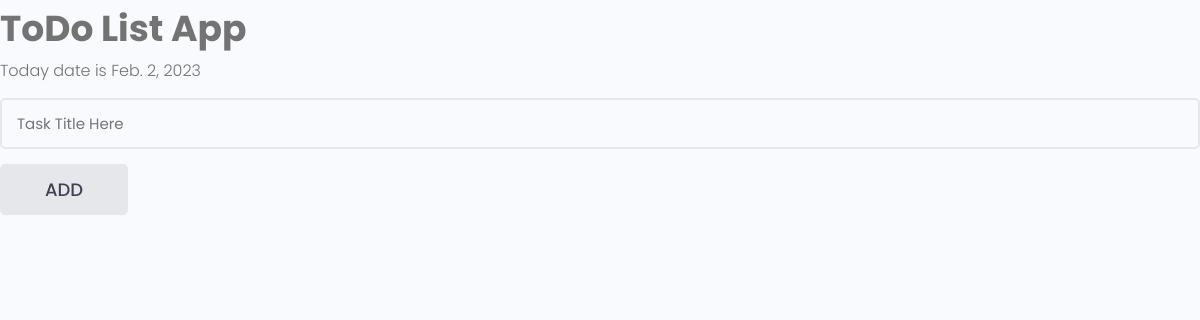
Before: / with the older database file.
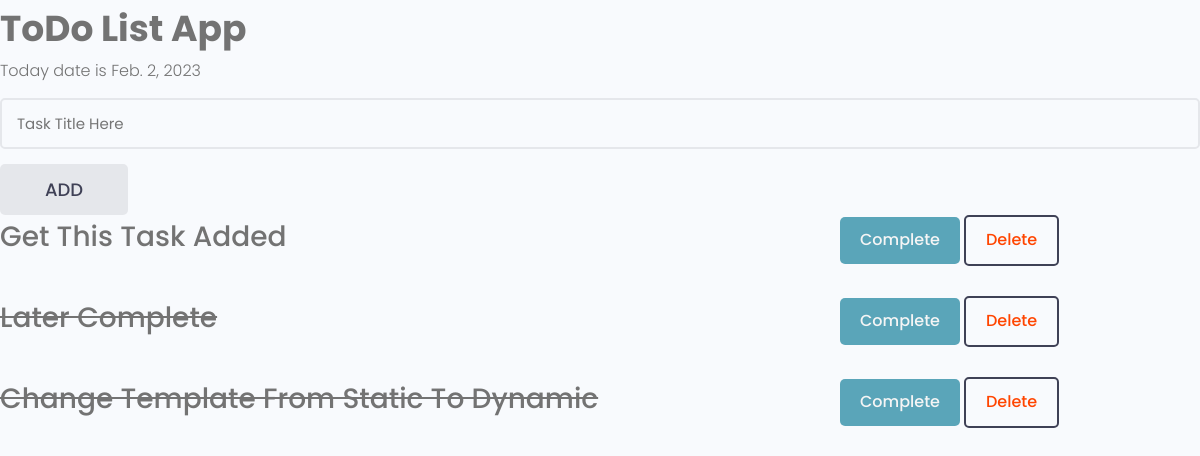
After: the same page with the newer database file.
### tdl/models.py (models this page shows, shortened)
class Task(models.Model):
    title = models.CharField(max_length=254)
    complete = models.BooleanField(default=False)
    created = models.DateTimeField(auto_now_add=True)
    class Meta:
        ordering = ["complete", "-created"]

### tdl/views.py (the view)
# urls.py: path("", views.index, name="index"),
def index(request):
    today = date.today()
    tasks = Task.objects.all()
    if request.method == "POST":
        task = Task(title=request.POST["title"])
        task.save()
        return redirect("index")
    context = {
        "today": today,
        "tasks": tasks,
    }
    return render(request, "tdl/index.html", context)

### tdl/templates/tdl/index.html (shortened to what this page needs)
{% extends "main.html" %}
{% block content %}
<h2>ToDo List App</h2>
<p>Today date is {{today}} </p>
<form action="" method="POST" class="form">
    <div class="form__field">
        <input class="input input--text" id="title" type="text" name="title" placeholder="Task Title Here" />
    </div>
    <button type="submit" class="btn btn--lg">ADD</button>
</form>
<div class="layout tasks">
    {% for task in tasks %}
    <div class="column column--2of3">
        {% if task.complete%}
        <h4><s>{{task.title|title}}</s></h4>
        {% else %}
        <h4>{{task.title|title}}</h4>
        {% endif %}
    </div>
    <div class="column column--1of3">
        <button class="btn btn--main"><a class="complete" href="{% url 'complete' task.id %}">Complete</a></button>
        <button class="btn btn--sub--outline"><a class="delete" href="{% url 'delete' task.id %}">Delete</a></button>
    </div>
    {% endfor %}
</div>
{% endblock %}

### templates/main.html (shortened to what this page needs)
<!DOCTYPE html>
{% load static%}
<html lang="en">
<head>
    <link rel="stylesheet" href="{% static 'uikit/styles/uikit.css' %}" />
    <link rel="stylesheet" href="{% static 'styles/app.css' %}" />
</head>
<body>
    {% block content %}
    {% endblock content %}
</body>
</html>

### static/styles/app.css (style rules this page uses)
.complete { color: whitesmoke; }
.delete { color: orangered; }

### static/uikit/styles/modules/_variables.css (style rules this page uses)
:root { --color-main: #5aa5b9; --color-main-light: #e6faff; --color-sub: #3f4156; --color-sub-light: #51546e; --color-sub-lighter: #ededfd; --color-text: #737373; --color-gray: #8b8b8b; --color-light: #e5e7eb; --color-light-gray: #767676; --color-bg: #f8fafd; --color-white: #fffefd; --color-white-light: #f3f3f3; --color-success: #359e64; --color-success-bg: #def8e8; --color-error: #fc4b0b; --color-error-bg: #fff2ee; --font-base: 'Poppins', arial, helvetica, 'Segoe UI', roboto, ubuntu, sans-serif; --font-monospace: 'Fira Code', 'Courier New', courier, monospace; --font-regular: 300; --font-medium: 500; --font-bold: 700; --generic-shadow: 1px 1px 5px #00000010; --generic-transition: all 0.3s ease-in-out; }

### static/uikit/styles/modules/_base.css (style rules this page uses)
* { margin: 0; padding: 0; box-sizing: border-box; text-rendering: optimizeLegibility; color: inherit; font-size: inherit; }
html { font-size: 50%; }
@media only screen and (min-width: 480px) { html { font-size: 56.25%; } }
@media only screen and (min-width: 1200px) { html { font-size: 62.5%; } }
body { line-height: 1.6; font-weight: 400; font-size: 1.5rem; color: var(--color-text); background-color: var(--color-bg); min-height: 100vh; }

### static/uikit/styles/modules/_typography.css (style rules this page uses)
* { font-family: var(--font-base); }
h2 { font-size: 3.6rem; font-weight: var(--font-bold); }
h4 { font-size: 2.8rem; font-weight: var(--font-medium); }
p, span, strong { font-size: 1.6rem; color: var(--color-text); font-weight: var(--font-regular); }
a { padding-bottom: 2px; text-decoration: none; display: inline-block; color: var(--color-main); font-weight: var(--font-medium); }

### static/uikit/styles/modules/_button.css (style rules this page uses)
.btn { display: inline-block; position: relative; cursor: pointer; background-color: var(--color-light); font-weight: var(--font-medium); color: var(--color-sub); text-decoration: none; padding: 1rem 2rem; border-radius: 0.5rem; border: none; width: -webkit-fit-content; width: -moz-fit-content; width: fit-content; height: -webkit-fit-content; height: -moz-fit-content; height: fit-content; font-size: 1.6rem; outline-width: 0; outline-color: transparent; -webkit-backface-visibility: hidden; backface-visibility: hidden; transition: all 0.3s ease-in-out; }
.btn--main { background-color: var(--color-main); color: var(--color-white); }
.btn.btn--sub--outline { background-color: transparent; color: var(--color-sub); border: 2px solid var(--color-sub); }
.btn--lg { font-size: 1.8rem; padding: 1.2rem 4.5rem; }

### static/uikit/styles/modules/_form.css (style rules this page uses)
.form { display: block; }
.form__field { margin-top: 1.5rem; margin-bottom: 1.5rem; }
input.input[type='text'], input.input[type='email'], input.input[type='password'], input.input[type='number'], select.input, textarea.input { min-width: 24rem; width: 100%; padding: 1.2rem 1.5rem; border-radius: 0.5rem; border: 2px solid var(--color-light); transition: all 0.3s ease-in-out; background-color: var(--color-bg); }

### static/uikit/styles/modules/_layout.css (style rules this page uses)
.layout { display: flex; flex-flow: row wrap; justify-content: space-between; }
.layout > .column { margin-bottom: 3rem; }
.layout > .column.column--1of3 { flex-basis: 30%; }
.layout > .column.column--2of3 { flex-basis: 64%; }

Changed rows visible on the page:
added Task: title "Get This Task Added"
added Task: title "Later Complete"
added Task: title "Change Template From Static To Dynamic"
